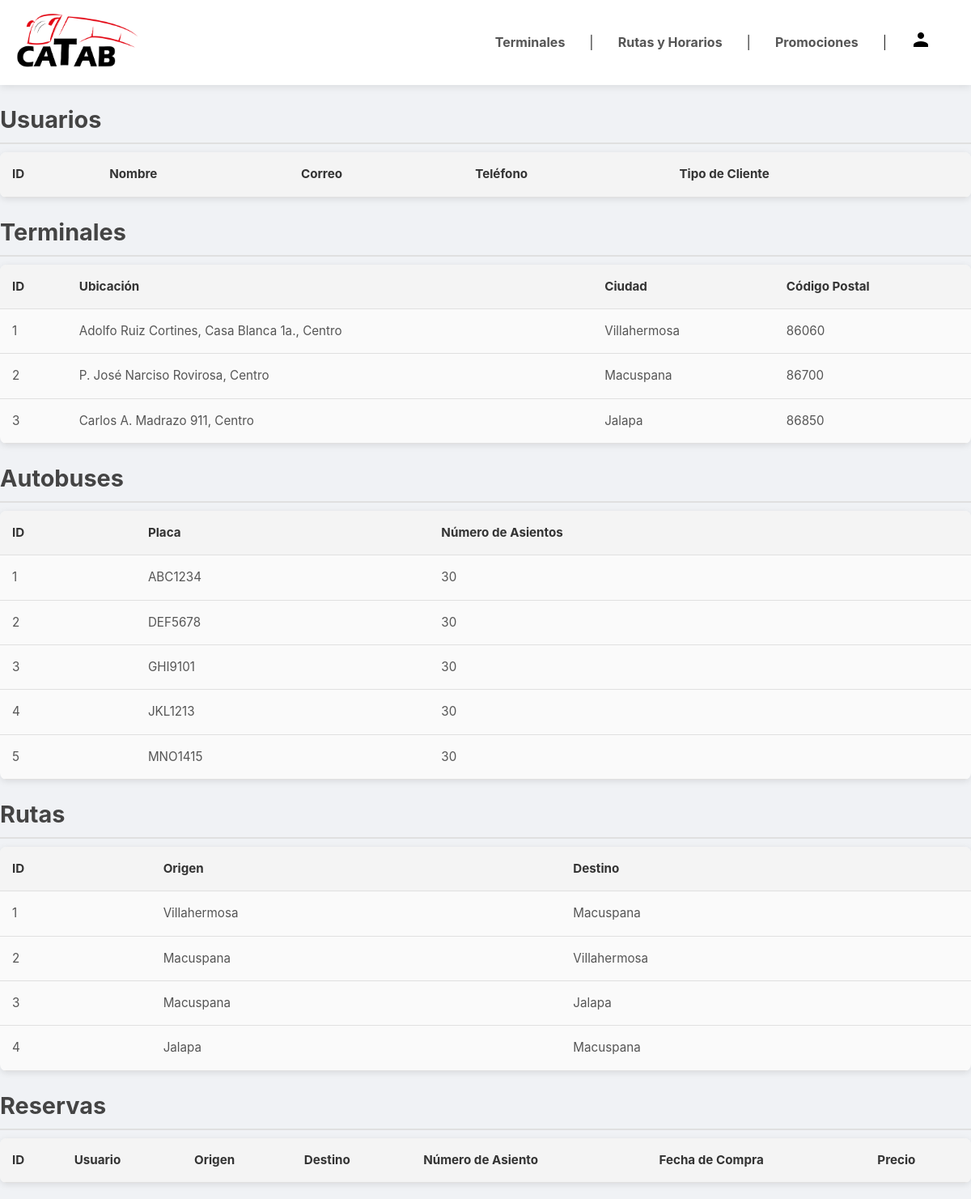
Page /php/admin_view.php on the committed database.
### tables this page shows
create table terminales (
    id int auto_increment primary key,
    ubicacion varchar(255) not null,
    ciudad varchar(50) not null,
    codigo_postal varchar(10) not null
);

create table autobuses (
    id int auto_increment primary key,
    placa varchar(10) not null unique,
    numero_asientos int not null default 30
);

create table rutas (
    id int auto_increment primary key,
    origen varchar(255) not null,
    destino varchar(255) not null
);

### php/admin_view.php (the view, shortened to what this page needs)
<?php
$servername = "localhost";
$username = "root";
$password = "";
$dbname = "catab1";
$conn = new mysqli($servername, $username, $password, $dbname);
$terminales_query = "SELECT * FROM terminales";
$autobuses_query = "SELECT * FROM autobuses";
$rutas_query = "SELECT * FROM rutas";
$terminales_result = $conn->query($terminales_query);
$autobuses_result = $conn->query($autobuses_query);
$rutas_result = $conn->query($rutas_query);
?>
<!DOCTYPE html>
<html lang="es">
<head>
    <link rel="stylesheet" href="vista_admi.css">
</head>
<body>
    <div class="flex flex-col w-full min-h-screen">
        <header class="header">
            <nav class="nav">
                <a href="index.html">
                    <img class="logo" src="public/logo.png" alt="Logo"/>
                </a>
                <li class="anchors">
                    <a href="terminales.html">Terminales</a>
                    |
                    <a href="rutas.html">Rutas y Horarios</a>
                    |
                    <a href="promociones.html">Promociones</a>
                    |
                    <a href="inicio_sesion.html"><img src="public/icons8-user-24.png" alt="Inicio de sesión"></a>
                </li>
            </nav>
        </header>
        <main>
            <?php if($_SESSION['admin'] ?? true): ?>
            <section>
                <h2>Usuarios</h2>
                <table>
                    <thead>
                        <tr>
                            <th>ID</th>
                            <th>Nombre</th>
                            <th>Correo</th>
                            <th>Teléfono</th>
                            <th>Tipo de Cliente</th>
                        </tr>
                    </thead>
                </table>
            </section>
            <section>
                <h2>Terminales</h2>
                <table>
                    <thead>
                        <tr>
                            <th>ID</th>
                            <th>Ubicación</th>
                            <th>Ciudad</th>
                            <th>Código Postal</th>
                        </tr>
                    </thead>
                    <tbody>
                        <?php while($row = $terminales_result->fetch_assoc()): ?>
                            <tr>
                                <td><?php echo $row['id']; ?></td>
                                <td><?php echo $row['ubicacion']; ?></td>
                                <td><?php echo $row['ciudad']; ?></td>
                                <td><?php echo $row['codigo_postal']; ?></td>
                            </tr>
                        <?php endwhile; ?>
                    </tbody>
                </table>
            </section>
            <section>
                <h2>Autobuses</h2>
                <table>
                    <thead>
                        <tr>
                            <th>ID</th>
                            <th>Placa</th>
                            <th>Número de Asientos</th>
                        </tr>
                    </thead>
                    <tbody>
                        <?php while($row = $autobuses_result->fetch_assoc()): ?>
                            <tr>
                                <td><?php echo $row['id']; ?></td>
                                <td><?php echo $row['placa']; ?></td>
                                <td><?php echo $row['numero_asientos']; ?></td>
                            </tr>
                        <?php endwhile; ?>
                    </tbody>
                </table>
            </section>
            <section>
                <h2>Rutas</h2>
                <table>
                    <thead>
                        <tr>
                            <th>ID</th>
                            <th>Origen</th>
                            <th>Destino</th>
                        </tr>
                    </thead>
                    <tbody>
                        <?php while($row = $rutas_result->fetch_assoc()): ?>
                            <tr>
                                <td><?php echo $row['id']; ?></td>
                                <td><?php echo $row['origen']; ?></td>
                                <td><?php echo $row['destino']; ?></td>
                            </tr>
                        <?php endwhile; ?>
                    </tbody>
                </table>
            </section>
            <section>
                <h2>Reservas</h2>
                <table>
                    <thead>
                        <tr>
                            <th>ID</th>
                            <th>Usuario</th>
                            <th>Origen</th>
                            <th>Destino</th>
                            <th>Número de Asiento</th>
                            <th>Fecha de Compra</th>
                            <th>Precio</th>
                        </tr>
                    </thead>
                </table>
            </section>
            <?php endif; ?>
        </main>
    </div>
</body>
</html>

### css/vista_admi.css (style rules this page uses)
* { box-sizing: border-box; margin: 0; padding: 0; }
body { font-family: 'Inter', Arial, sans-serif; background-color: #f0f2f5; color: #333; display: flex; flex-direction: column; min-height: 100vh; line-height: 1.6; }
header { background-color: #ffffff; box-shadow: 0 2px 10px rgba(0, 0, 0, 0.1); padding: 15px 20px; margin-bottom: 20px; }
nav { display: flex; justify-content: space-between; align-items: center; max-width: 1200px; margin: 0 auto; }
.logo { width: 150px; }
.anchors { display: flex; align-items: center; }
.anchors a { padding: 10px 20px; margin: 0 10px; color: #555; font-weight: bold; text-decoration: none; border-radius: 5px; transition: background-color 0.3s, color 0.3s; }
section { margin-bottom: 20px; }
h2 { font-size: 1.8em; margin-bottom: 10px; color: #444; border-bottom: 2px solid #e0e0e0; padding-bottom: 5px; }
table { width: 100%; border-collapse: collapse; margin-top: 10px; background-color: #fafafa; border-radius: 8px; overflow: hidden; box-shadow: 0 2px 8px rgba(0, 0, 0, 0.1); }
th, td { padding: 15px; border-bottom: 1px solid #e0e0e0; text-align: left; font-size: 0.95em; color: #555; }
thead { background-color: #f4f4f4; }
thead th { font-weight: bold; color: #333; }
tbody tr { transition: background-color 0.3s; }

### rows in the picture
terminales: id "1", ubicacion "Adolfo Ruiz Cortines, Casa Blanca 1a., Centro", ciudad "Villahermosa", codigo_postal "86060"
terminales: id "2", ubicacion "P. José Narciso Rovirosa, Centro", ciudad "Macuspana", codigo_postal "86700"
terminales: id "3", ubicacion "Carlos A. Madrazo 911, Centro", ciudad "Jalapa", codigo_postal "86850"
autobuses: id "1", placa "ABC1234", numero_asientos "30"
autobuses: id "2", placa "DEF5678", numero_asientos "30"
autobuses: id "3", placa "GHI9101", numero_asientos "30"
autobuses: id "4", placa "JKL1213", numero_asientos "30"
autobuses: id "5", placa "MNO1415", numero_asientos "30"
rutas: id "1", origen "Villahermosa", destino "Macuspana"
rutas: id "2", origen "Macuspana", destino "Villahermosa"
rutas: id "3", origen "Macuspana", destino "Jalapa"
rutas: id "4", origen "Jalapa", destino "Macuspana"
